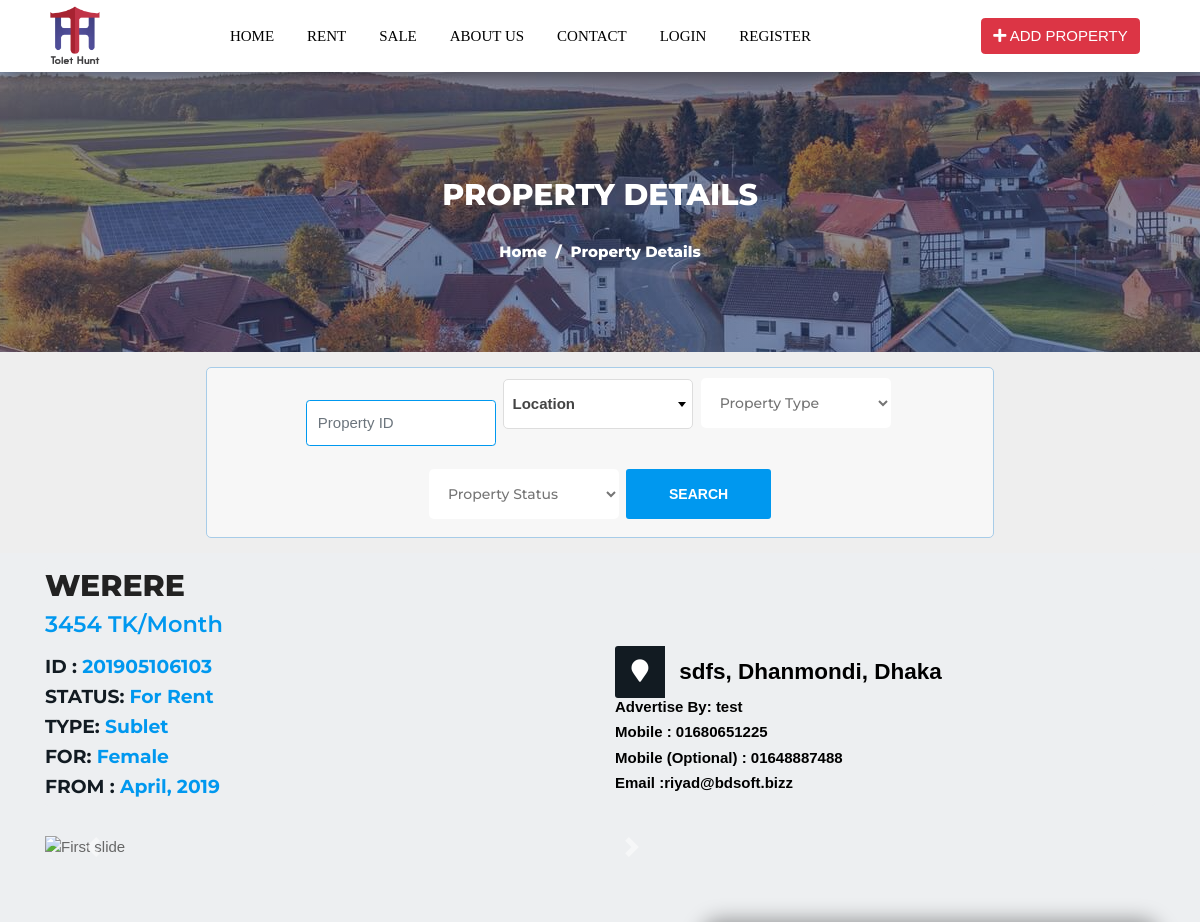
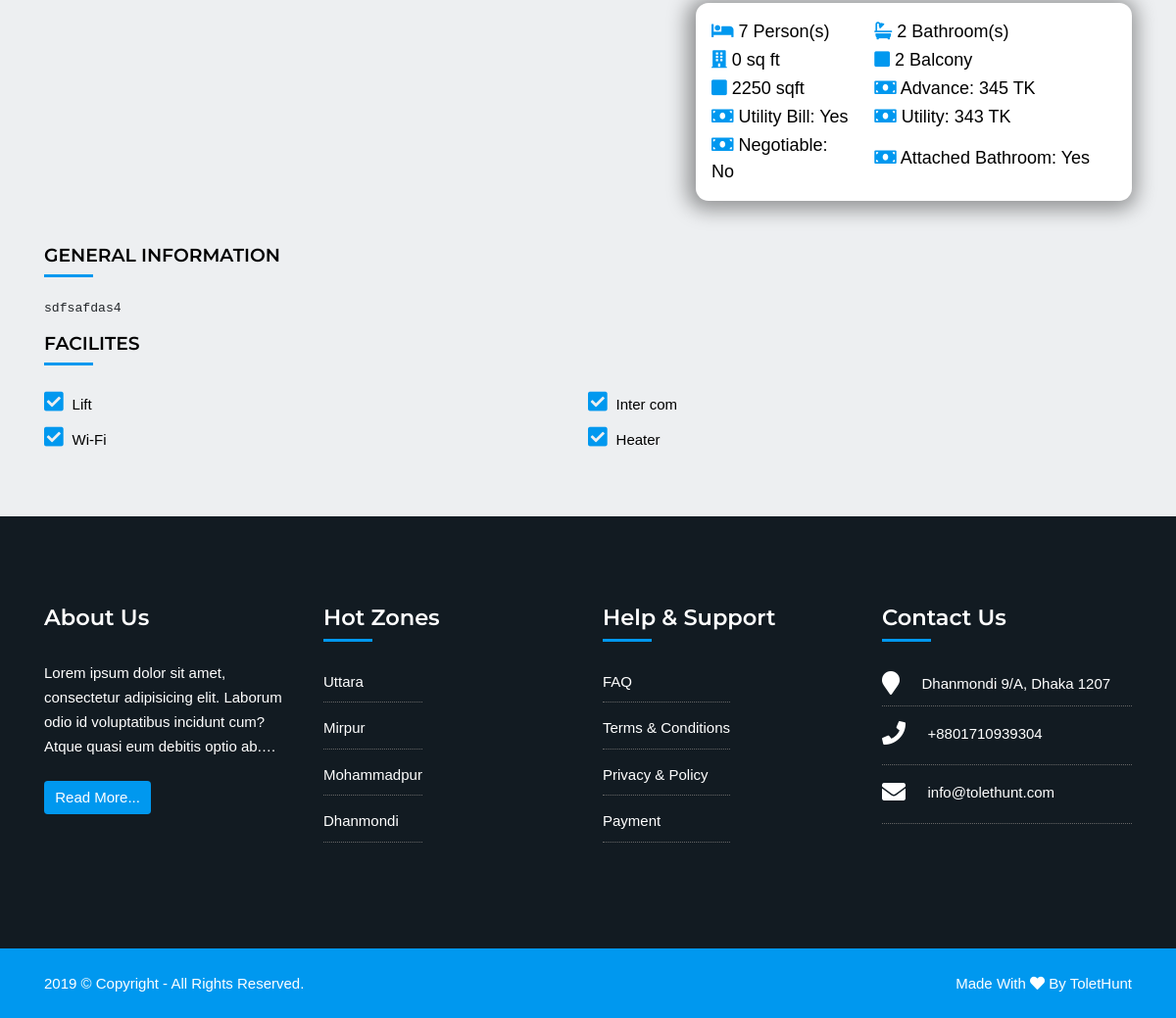
/property-details.php?property=13, run on the app's committed database (2 pictures, top to bottom).
### tables this page shows
CREATE TABLE `gen_aminities` (
  `AMENITY_NO` int(11) NOT NULL,
  `AMENITY_NAME` varchar(255) NOT NULL,
  `CREATED_BY` int(11) NOT NULL,
  `CREATED_ON` datetime NOT NULL,
  `IS_DELETED` int(1) NOT NULL DEFAULT '0',
  `DELETED_BY` int(11) NOT NULL,
  `DELETED_ON` int(11) NOT NULL,
  `IS_UPDATED` int(1) NOT NULL DEFAULT '0',
  `UPDATED_BY` int(11) NOT NULL,
  `UPDATED_ON` datetime NOT NULL
);

CREATE TABLE `about_us` (
  `ABOUT_US_NO` int(11) NOT NULL,
  `ABOUT_US` longtext NOT NULL,
  `VIDEO_URL` text NOT NULL,
  `CONTACT_NO` varchar(55) NOT NULL,
  `EMAIL` varchar(55) NOT NULL,
  `ADDRESS` text NOT NULL
);

CREATE TABLE `gen_areas` (
  `AREA_NO` int(11) NOT NULL,
  `CITY_NO` int(11) NOT NULL,
  `AREA_NAME` varchar(255) NOT NULL,
  `AREA_IMAGE` varchar(255) NOT NULL,
  `SHOW_HOME` int(1) NOT NULL DEFAULT '0',
  `CREATED_BY` int(11) NOT NULL,
  `CREATED_ON` datetime NOT NULL,
  `IS_DELETED` int(1) NOT NULL DEFAULT '0',
  `DELETED_BY` int(11) NOT NULL,
  `DELETED_ON` int(11) NOT NULL,
  `IS_UPDATED` int(1) NOT NULL DEFAULT '0',
  `UPDATED_BY` int(11) NOT NULL,
  `UPDATED_ON` datetime NOT NULL
);

### property-details.php (the view, shortened to what this page needs)
<?php include 'includes/header.php' ?>
<?php
		function showAmenities($con,$AMENITY){
		 $sql1 = "SELECT `AMENITY_NAME` FROM `gen_aminities` WHERE `AMENITY_NO` IN ($AMENITY)";
		$query1 = mysqli_query($con,$sql1);
		$result="";
		while($row1 = mysqli_fetch_array($query1)):
			$result.="<li><i class='fa fa-check-square' aria-hidden='true'></i> <span>".$row1['AMENITY_NAME']."</span></li>";
		endwhile;
		return $result;
	}
?>
<?php
	if(isset($_GET['property'])){
		$PROPERTY_NO = $_GET['property'];
		$sql ="SELECT * FROM `properties` LEFT JOIN user_reg ON user_reg.user_no=properties.USER_NO LEFT JOIN gen_cities ON gen_cities.CITY_NO = properties.CITY_NO LEFT JOIN gen_areas ON gen_areas.AREA_NO = properties.AREA_NO LEFT JOIN gen_categorys ON gen_categorys.CATEGORY_NO = properties.CATEGORY_NO WHERE properties.IS_DELETED =0  AND properties.PROPERTY_NO = '$PROPERTY_NO' ";
        $query = mysqli_query($con,$sql);
        $row = mysqli_fetch_array($query);
	}
?>
	<section class="headings">
		<div class="text-heading text-center">
			<div class="container">
				<h1>Property Details</h1>
				<h2><a href="index.php">Home </a> &nbsp;/&nbsp; Property Details</h2>
			</div>
		</div>
	</section>
		<section id="hero-area" class="parallax-search overlay no-bg-search" data-stellar-background-ratio="0.5">
		<div class="hero-main">
			<div class="container">
				<div class="row">
					<div class="col-12">
						<div class="hero-inner">
							<div class="trip-search">
								<form class="form" method="get" action="property.php" >
									<div class="form-group">
					                    <input type="text" name="p_id" class="form-control" placeholder="Property ID" id="p_id">
					                  </div>
									<div class="form-group">
									</div>
									<div class="form-group">
										<select class="nice-select form-control wide" name="category" id="category">
										<option value="-1"><span class="current"><i class="fa fa-map-marker"></i>Property Type</span></option>
									</select>
									</div>
									<div class="form-group">
										<select class="nice-select form-control wide" name="type" id="type">
										<option value="-1"><span class="current"><i class="fa fa-map-marker"></i>Property Status</span></option>
									</select>
									</div>
									<div class="form-group button">
										<button id="searchBtn" type="submit" class="btn">Search</button>
									</div>
								</form>
							</div>
						</div>
							</div>
						</div>
					</div>
				</div>
	</section>
	<section class="blog details">
		<div class="container">
			<div class="row">
				<div class="col-lg-12 col-md-12 col-xs-12 blog-pots">
					<div class="block-heading details" >
						<div class="row">
							<div class="col-md-12">
								<h2><?=$row['PROPERTY_TITLE']?></h2>
								<h3><?php
                                            if($row['CATEGORY_NO'] <=2):
                                        ?>
                                             <?=$row['MONTHLY_SEAT_RENT']?> TK/ Seat
                                        <?php elseif($row['CATEGORY_NO']==3):?>
                                            <?=$row['MONTHLY_SEAT_RENT']?> TK/Month
                                        <?php else:?>
                                            <?=$row['TOTAL_PRICE']?> TK
                                        <?php endif;?>
								</h3>
							</div>
						</div>
						<div class="row">
							<div class="col-lg-6 col-md-6 col-xs-12 cod-pad">
								<div class="sorting-options">
									<h5 style="color:#0098ef;">
									 <span>ID :</span>	 <?=$row['PROPERTY_ID']?>
									</h5>
									<h5 class="type"><span>Status:</span> For <?=($row['TYPE_NO']==1)?"Rent":"Sale"?></h5>
									<h5 class="type"><span>Type:</span> <?=$row['CATEGORY_NAME']?></h5>
									<h5 class="type"><span>For:</span> <?php
                                            if($row['TYPE_NO']==1):
                                        ?>
                                            <?=$row['PREFERED_TENANT']?>
                                        <?php else:?>
                                            N/A
                                        <?php endif;?>
                                    </h5>
                                    <h5 class="type"><span>From :</span>
                                    <?php
                                            if($row['TYPE_NO']==1):
                                        ?>
                                             <?=$row['AVAILABLE_FROM']?>, <?=$row['AD_YEAR']?>
                                        <?php else:?>
                                            <?=$row['HANDOVER_DATE']?>
                                        <?php endif;?>
                                    </h5>
								</div>
							</div>
							<div class="col-lg-6 col-md-6 col-xs-12">
								<h4>
                            <span class="heading-icon">
                                <i class="fa fa-map-marker"></i>
                                </span>
                                <span class=""><?=$row['ADDRESS']?>, <?=$row['AREA_NAME']?>, <?=$row['CITY_NAME']?></span>
                            </h4>
                            <h6>Advertise By: <?=$row['USER_NAME']?></h6>
                            <h6>Mobile : <?=$row['USER_CONTACT']?></h6>
                            <h6>Mobile (Optional) : <?=$row['USER_ALTERNATIVE_CONTACT']?></h6>
                            <h6>Email :<?=$row['USER_EMAIL']?></h6>
							</div>
						</div>
					</div>
					<div class="row">
						<div class="col-md-7 col-xs-12 mb-4">
							<div class="carouselImg">
								<div id="carouselExampleIndicators" class="carousel slide" data-ride="carousel">
								<div class="carousel-inner" role="listbox">
								<?php if($row['IMAGE_URL1'] !=""):?>
									<div class="carousel-item active">
										<img class="d-block img-fluid" src="admin/soft/upload/<?=$row['IMAGE_URL1']?>" alt="First slide">
									</div>
								<?php endif;?>
								</div>
								<a class="carousel-control-prev" href="#carouselExampleIndicators" role="button" data-slide="prev">
									<span class="carousel-control-prev-icon" aria-hidden="true"></span>
								</a>
								<a class="carousel-control-next" href="#carouselExampleIndicators" role="button" data-slide="next">
									<span class="carousel-control-next-icon" aria-hidden="true"></span>
								</a>
							</div>
							</div>
							</div>
							<div class="col-md-5 col-xs-12">
							<div class="blog-info details">
								<div class="homes-content details-2 mb-5">
									<div class="homes-list clearfix">
										<table style="width:100%;">
											<tr>
												<td><i class="fa fa-bed"></i> <?php
                                            if($row['CATEGORY_NO'] <=2):
                                        ?>
                                             <?=$row['NUM_OF_SEAT']?> Seat(s)
                                        <?php elseif($row['CATEGORY_NO']==3):?>
                                            <?=$row['NUM_OF_SEAT']?> Person(s)
                                        <?php else:?>
                                            <?=$row['NUM_OF_BEDROOM']?> Bedroom(s)
                                        <?php endif;?></td>
												<td><i class="fa fa-bath"></i> <?=$row['NUM_OF_ROOM']?> Bathroom(s)</td>
											</tr>
											<tr>
												<td><i class="fa fa-building"></i> <?php
                                            if($row['CATEGORY_NO'] <=2):
                                        ?>
                                            Bathroom Type: <?=$row['BATHROOM_TYPE']?>
                                        <?php else:?>
                                            <?=$row['PROPERTY_SIZE']?> sq ft
                                        <?php endif;?></td>
												<td><i class="fa fa-square"></i> <?=$row['NUM_OF_ROOM']?>  Balcony</td>
											</tr>
											<tr>
												<td><i class="fa fa-square"></i> 2250 sqft</td>
												<td><i class="fa fa-money"></i> Advance: <?=$row['DEPOSITE_AMOUNT']?> TK</td>
											</tr>
											<tr>
												<td><i class="fa fa-money"></i>  Utility Bill: <?=$row['HAS_UTILITY_BILL']?></td>
												<td><i class="fa fa-money"></i> Utility: <?=$row['UTILITY_BILL']?> TK</td>
											</tr>
											<tr>
												<td><i class="fa fa-money"></i> Negotiable: <?=$row['IS_NEGOCIABLE']?> </td>
												<td><i class="fa fa-money"></i> Attached Bathroom: <?=$row['BATHROOM_TYPE']?> </td>
											</tr>
										</table>
											</div>
										</div>
							</div>
						</div>
					</div>
					<div class="homes-content details mb-5">
						<h5 class="mb-4">GENERAL INFORMATION</h5>
								<pre class="mb-3"><?=$row['PROPERTY_DESCRIPTION']?></pre>
						<h5 class="mb-4">Facilites</h5>
						<ul class="homes-list clearfix">
									<?php echo $AMENITY = showAmenities($con,$row['AMENITY_NO']);?>
						</ul>
					</div>
				</div>
			</div>
		</div>
	</section>
<?php include 'includes/footer.php' ?>

### includes/footer.php (shortened to what this page needs)
	<footer class="first-footer">
		<div class="top-footer">
			<div class="container">
				<div class="row">
					<div class="col-lg-3 col-md-6">
						<h3>About Us</h3>
						<div class="netabout">
							<p style="overflow: hidden;text-overflow: ellipsis;display: -webkit-box;line-height: 25px;max-height: 100px;-webkit-line-clamp: 4;-webkit-box-orient: vertical;"><?=$about['ABOUT_US']?></p>
							<a href="about.php" class="btn btn-secondary">Read More...</a>
						</div>
					</div>
					<div class="col-lg-3 col-md-6">
						<div class="navigation">
							<h3>Hot Zones</h3>
							<div class="nav-footer">
								<ul>
								<?php
				                    $sql_area ="SELECT * FROM `gen_areas` WHERE `IS_DELETED`=0 AND `SHOW_HOME`=1";
				                    $area_query = mysqli_query($con,$sql_area);
				                    while($area_row = mysqli_fetch_array($area_query)):
				                ?>
									<li><a href="<?='property.php'.'?area='.$area_row['AREA_NO']?>"><?=$area_row['AREA_NAME']?></a></li>
								<?php endwhile;?>
								</ul>
							</div>
						</div>
					</div>
					<div class="col-lg-3 col-md-6">
						<div class="navigation">
							<h3>Help & Support</h3>
							<div class="nav-footer">
								<ul>
									<li><a href="faq.php">FAQ</a></li>
								<li><a href="index.php">Terms & Conditions</a></li>
								<li><a href="index.php">Privacy & Policy</a></li>
								<li><a href="index.php">Payment</a></li>
								</ul>
							</div>
						</div>
					</div>
					<div class="col-lg-3 col-md-6">
						<div class="contactus navigation">
							<h3>Contact Us</h3>
							<ul>
								<li>
									<div class="info">
										<i class="fa fa-map-marker" aria-hidden="true"></i>
										<p class="in-p"><?=$about['ADDRESS']?></p>
									</div>
								</li>
								<li>
									<div class="info">
										<i class="fa fa-phone" aria-hidden="true"></i>
										<p class="in-p"><a href="callto:+88<?=$about['CONTACT_NO']?>"><?=$about['CONTACT_NO']?></a></p>
									</div>
								</li>
								<li>
									<div class="info">
										<i class="fa fa-envelope" aria-hidden="true"></i>
										<p class="in-p ti"><a href="mailto:<?=$about['EMAIL']?>"><?=$about['EMAIL']?></a></p>
									</div>
								</li>
							</ul>
						</div>
					</div>
				</div>
			</div>
		</div>
		<div class="second-footer">
			<div class="container">
				<p>2019 © Copyright - All Rights Reserved.</p>
				<p>Made With <i class="fa fa-heart" aria-hidden="true"></i> By <a href="https://www.facebook.com/ji.tusher2806" target="_blank" style="color:#fff;">ToletHunt</a></p>
			</div>
		</div>
	</footer>
	<link href="https://cdnjs.cloudflare.com/ajax/libs/select2/4.0.3/css/select2.min.css" rel="stylesheet" />
</body>
</html>

### css/search.css (style rules this page uses)
.nice-select { -webkit-tap-highlight-color: transparent; background-color: #fff; border-radius: 5px; border: solid 1px #e8e8e8; box-sizing: border-box; clear: both; cursor: pointer; display: block; float: left; font-family: inherit; font-size: 15px; font-weight: normal; height: 42px; line-height: 27px; outline: none; padding-left: 18px; padding-right: 30px; position: relative; text-align: left !important; -webkit-transition: all 0.2s ease-in-out; transition: all 0.2s ease-in-out; -webkit-user-select: none; -moz-user-select: none; -ms-user-select: none; user-select: none; white-space: nowrap; width: auto; margin-bottom: 16px; }
.nice-select:after { border-bottom: 2px solid #999; border-right: 2px solid #999; content: ''; display: block; height: 8px; margin-top: -4px; pointer-events: none; position: absolute; right: 12px; top: 50%; -webkit-transform-origin: 66% 66%; -ms-transform-origin: 66% 66%; transform-origin: 66% 66%; -webkit-transform: rotate(45deg); -ms-transform: rotate(45deg); transform: rotate(45deg); -webkit-transition: all 0.15s ease-in-out; transition: all 0.15s ease-in-out; width: 8px; }
.nice-select.wide { width: 100%; }

### css/custom.css (style rules this page uses)
.inner-pages .blog .block-heading.details h3 { color:#0098ef; }
.inner-pages .blog .block-heading.details h6 { color:black; font-weight: 700; }

### property-details.php (style rules this page uses)
.parallax-search .trip-search { height: 171px; }

### data on the page
gen_aminities: AMENITY_NAME "Lift"
gen_aminities: AMENITY_NAME "Inter com"
gen_aminities: AMENITY_NAME "Wi-Fi"
gen_aminities: AMENITY_NAME "Heater"
about_us: ABOUT_US "Lorem ipsum dolor sit amet, consectetur adipisicing elit. Laborum odio id voluptatibus incidunt cum? Atque quasi eum debitis optio…", ADDRESS "Dhanmondi 9/A, Dhaka 1207", CONTACT_NO "+8801710939304", EMAIL "info@tolethunt.com"
gen_areas: AREA_NAME "Uttara"
gen_areas: AREA_NAME "Mirpur"
gen_areas: AREA_NAME "Mohammadpur"
gen_areas: AREA_NAME "Dhanmondi"

### other printed values
$row['PROPERTY_TITLE'] "WERERE"
$row['MONTHLY_SEAT_RENT'] "3454"
$row['PROPERTY_ID'] "201905106103"
$row['CATEGORY_NAME'] "Sublet"
$row['PREFERED_TENANT'] "Female"
$row['AVAILABLE_FROM'] "April"
$row['AD_YEAR'] "2019"
$row['ADDRESS'] "sdfs"
$row['AREA_NAME'] "Dhanmondi"
$row['CITY_NAME'] "Dhaka"
$row['USER_NAME'] "test"
$row['USER_CONTACT'] "01680651225"
$row['USER_ALTERNATIVE_CONTACT'] "01648887488"
$row['USER_EMAIL'] "riyad@bdsoft.bizz"
$row['NUM_OF_SEAT'] "7"
